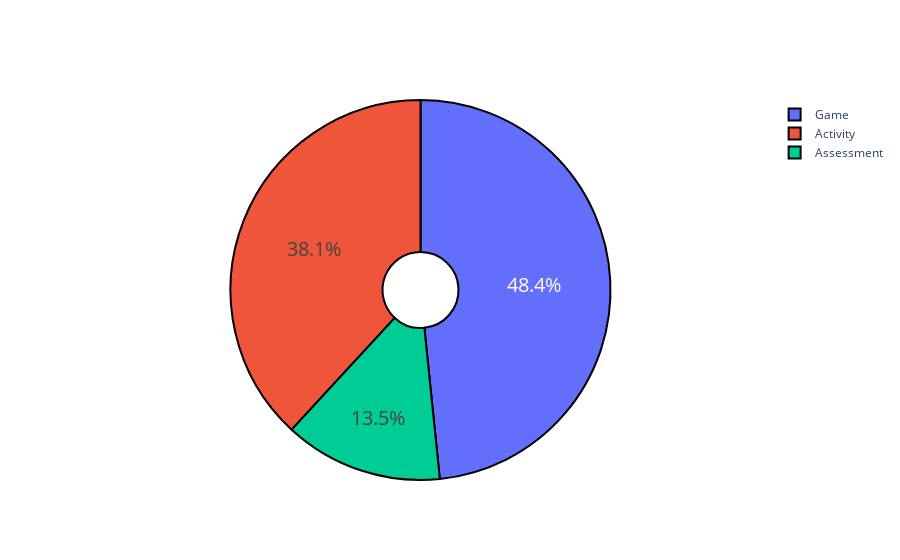

The code cell stored with this chart in its notebook:
### Code cell
Types=pd.DataFrame()
Types['Type']=game_time_group.groupby('type').game_mins.sum().index
Types['Count']=game_time_group.groupby('type').game_mins.sum().values

py.init_notebook_mode(connected=True)
fig = go.Figure(data=[go.Pie(labels=Types['Type'], values=Types['Count'], hole=0.2)])

fig.update_traces(hoverinfo='label+value', textinfo='percent', textfont_size=20,
                  marker=dict(colors=my_pal, line=dict(color='#000000', width=2)))
fig.show()

### Figure 1 — Plotly figure (JSON) as saved in the notebook; plotly's stock layout.template omitted (floating-point values rounded to 4 significant figures)
{"data": [{"hole": 0.2, "hoverinfo": "label+value", "labels": ["Activity", "Assessment", "Game"], "marker": {"colors": [[1, 0.7529, 0.7961], [1, 0.8431, 0], [0, 0.8078, 0.8196], [1, 0, 0], [0, 0, 0]], "line": {"color": "#000000", "width": 2}}, "textfont": {"size": 20}, "textinfo": "percent", "type": "pie", "values": [70690.0, 24980.0, 89650.0]}], "layout": {}}
